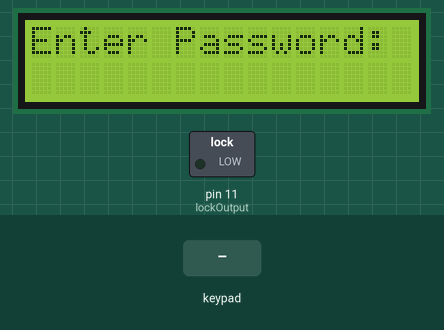
This sketch was run on a simulated Arduino Uno, built with avr-gcc and run on an emulated ATmega328P. Parts: 16×2 character LCD, switched loads named in the sketch (green lamp = pin HIGH). The test bench sets the inputs (shaded band).

Above: at 1.2 s.
1.3 s: keypad keys A D 1 2 3 * 0 pressed 0.4 s apart
At 4.7 s:
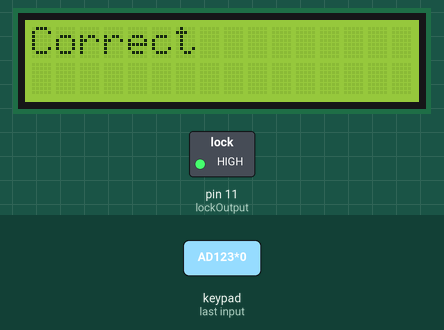
5.6 s: key 'B' pressed
8.6 s: keypad keys A D 1 2 3 * 0 # pressed 0.4 s apart
At 13.0 s:
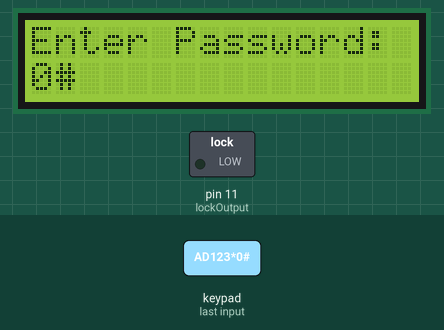
13.3 s: key 'A' pressed
At 14.1 s:
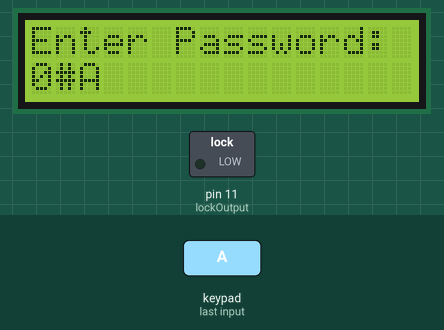
14.8 s: keypad keys A D 1 2 3 * 0 * pressed 0.4 s apart
At 18.7 s:
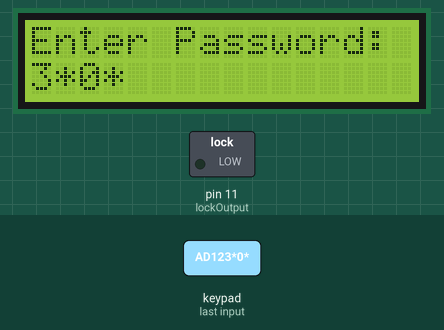
19.5 s: key 'C' pressed
At 20.9 s:
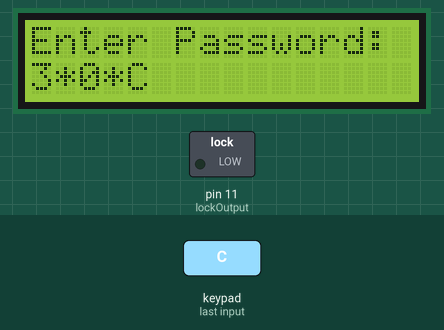
Timing chart, 0 to 22.0 s (numbered marks = the images above; inputs shaded):
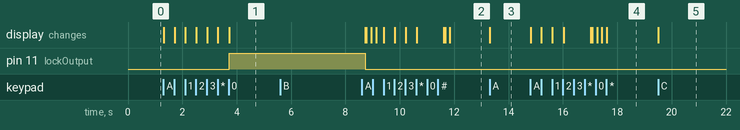

The sketch:

Password-Door-Lock.ino
```cpp
// Include LCD display library for I2C
#include <LiquidCrystal_I2C.h>
// Include Keypad library
#include <Keypad.h>

// Password Length
const int Password_Length = 7;
// Character to hold password input
String Data;
// Password
String Master = "AD123*0";

// Pin connected to lock relay signal
int lockOutput = 11;

// Counter for character entries
byte data_count = 0;

// Character to hold key input
char customKey;

// Constants for row and column sizes
const byte ROWS = 4;
const byte COLS = 4;

// Array to represent keys on keypad
char hexaKeys[ROWS][COLS] = {
  {'1', '2', '3', 'A'},
  {'4', '5', '6', 'B'},
  {'7', '8', '9', 'C'},
  {'*', '0', '#', 'D'}
};

// Connections to Arduino
byte rowPins[ROWS] = {9, 8, 7, 6};
byte colPins[COLS] = {5, 4, 3, 2};

// Create keypad object
Keypad customKeypad = Keypad(makeKeymap(hexaKeys), rowPins, colPins, ROWS, COLS);

// Create LCD object : Use 0x27 If 0x3F Doesn't work
LiquidCrystal_I2C lcd(0x3F, 16, 2);

void setup() {
  // Setup LCD with backlight and initialize
  lcd.init();
  lcd.backlight();

  // Set lockOutput as an OUTPUT pin
  pinMode(lockOutput, OUTPUT);
}

void loop() {

  // Initialize LCD and print
  lcd.setCursor(0, 0);
  lcd.print("Enter Password:");

  // Look for keypress
  customKey = customKeypad.getKey();
  if (customKey) {
    // Enter keypress into array and increment counter
    Data += customKey;
    lcd.setCursor(data_count, 1);
    lcd.print(Data[data_count]);
    data_count++;
  }

  // See if we have reached the password length
  if (data_count == Password_Length) {
    lcd.clear();

    if (Data == Master) {
      // Correct Password
      lcd.print("Correct");
      // Turn on relay for 5 seconds
      digitalWrite(lockOutput, HIGH);
      delay(5000);
      digitalWrite(lockOutput, LOW);
    }
    else {
      // Incorrect Password
      lcd.print("Incorrect");
      delay(1000);
    }

    // Clear data and LCD display
    lcd.clear();
    clearData();
  }
}

void clearData() {
  //Reset data_count
  data_count = 0;
  //Reset Data
  Data ="";
}
```

Measured:
- after the input at 1.3 s, pin 11 (lockOutput): LOW → HIGH after 2.4 s; the display: first changes at once (image 1 shows a later state)
- after the input at 5.6 s, every drawn part: stays the same
- after the input at 8.6 s, the display: first differs from a run without the input after 0.35 s (image 2 shows a later state)
- after the input at 13.3 s, the display: changes at once (image 3)
- after the input at 14.8 s, the display: first changes at once (image 4 shows a later state)
- after the input at 19.5 s, the display: changes at once (image 5)
